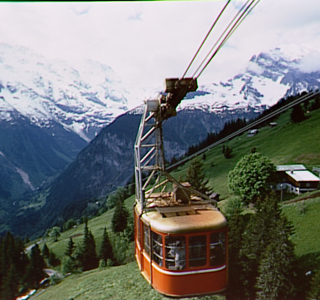
#> input picture python_image_manipulation/cablecar.BMP, 320 x 300 px, found by its file name
$ python crow.py   (older library calls are emulated)
#> lines starting #> are read from the running program, lines starting #| are printed output that depends on the picture
import cv2
import matplotlib.pyplot as plt
import numpy as np

# Read the image
img = cv2.imread('cablecar.BMP', 0)
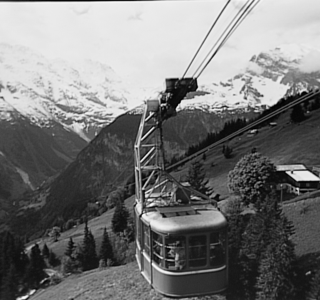
#> img: shape (300, 320); min 0, max 252, mean 119.1
if img is None:
    print("Erreur : Impossible de charger l'image.")
    exit()


kernel1 = np.ones((5, 5))/30
kernel= np.array([[-1,-1,-1],[-1,8,-1],[-1,-1,-1]])
#part 1
#img_conv = cv2.filter2D(src=img, ddepth=cv2.CV_64F, kernel=kernel)

#part 2
gray_img = img

def convolution(pad_img, kernel):
    p = int(kernel.shape[0]/2)
    pheight, pwidth = pad_img.shape
    img_conv = np.zeros(pad_img.shape)
    for i in range(p, pheight-p):
        for j in range(p, pwidth-p):
            roi = pad_img[i-p:i+p+1, j-p:j+p+1]
            img_conv[i, j] = np.sum(kernel * roi)
    img_conv = img_conv[p:-p, p:-p]
    return img_conv

p = int(kernel.shape[0]/2)
pad_img = np.zeros((gray_img.shape[0]+2*p, gray_img.shape[1]+2*p))
pad_img[p:-p, p:-p] = gray_img
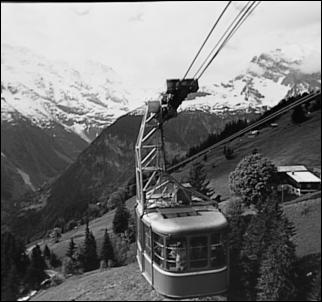
#> pad_img: shape (302, 322) float64; min 0, max 252, mean 117.5

gray_img = convolution(pad_img, kernel)
#> after the loop in convolution, `for i in range(p, pheight-p):`:
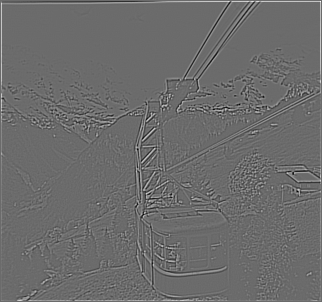
#> img_conv: shape (302, 322) float64; min -828, max 1134, mean 4.1; drawn with min black and max white
#> in convolution, `img_conv = img_conv[p:-p, p:-p]`:
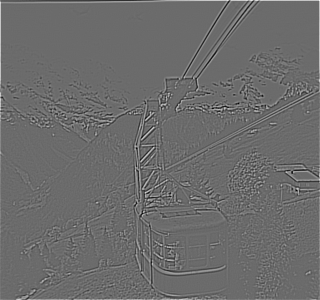
#> img_conv: shape (300, 320) float64; min -828, max 1134, mean 4.1; drawn with min black and max white

figure, plots = plt.subplots(1, 1)

plots.imshow(gray_img, cmap='gray')
plots.axis('off')
plots.set_title('img_conv')

plt.show()
